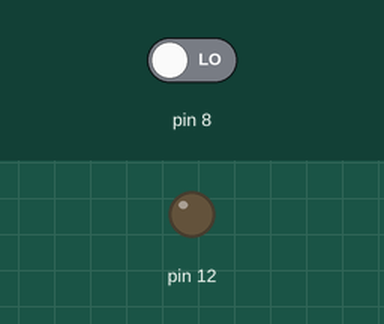
This sketch was run on a simulated Arduino Uno, built with avr-gcc and run on an emulated ATmega328P. On the bench: output pins drawn as LEDs (lit = HIGH). Inputs (shaded band) come from the test bench; at power-on: pin 8 LOW.

Above: at 1.2 s.
1.3 s: pin 8 driven HIGH
At 1.8 s:
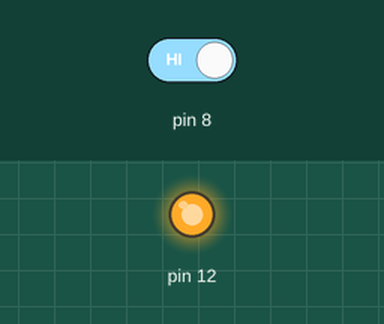
2.8 s: pin 8 driven LOW
At 4.2 s:
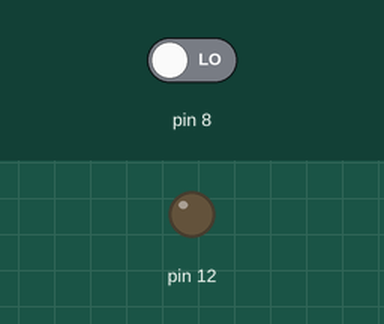
Timing chart, 0 to 5.8 s (numbered marks = the images above; inputs shaded):
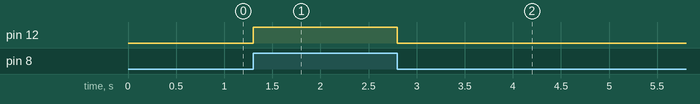

Measured:
- after the input at 1.3 s, pin 12: LOW → HIGH at once
- after the input at 2.8 s, pin 12: HIGH → LOW at once

The sketch:

codigo.ino
```cpp
int estadoBotao = 0;

void setup() {
  pinMode(12,OUTPUT);
  pinMode(8,INPUT);
}

void loop() {
  estadoBotao = digitalRead(8);

  if (estadoBotao == HIGH) {
    digitalWrite(12,HIGH);
  } else {
    digitalWrite(12,LOW);
  }
}
```
